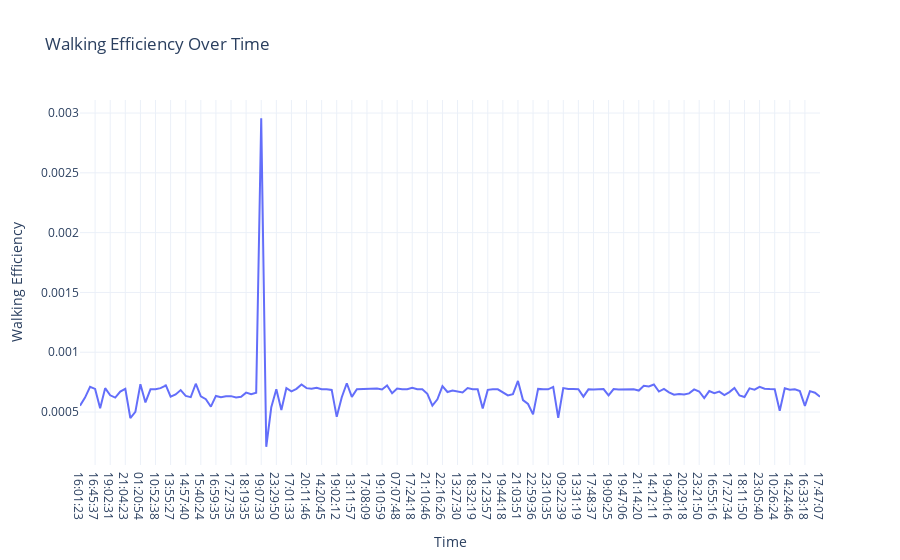

Source (notebook cell):
### Code cell
data["Walking Efficiency"] = data["Distance"] / data["Step Count"]
fig6 = px.line(data, x="Time",y="Walking Efficiency",title="Walking Efficiency Over Time")
fig6.show()

### Figure 1 — Plotly figure (JSON) as saved in the notebook; plotly's stock layout.template omitted (floating-point values rounded to 4 significant figures; data arrays with more than 128 entries replaced by an {"elided": "..."} marker saying what was removed)
{"data": [{"hovertemplate": "Time=%{x}<br>Walking Efficiency=%{y}<extra></extra>", "legendgroup": "", "line": {"color": "#636efa", "dash": "solid"}, "marker": {"symbol": "circle"}, "mode": "lines", "name": "", "orientation": "v", "showlegend": false, "type": "scatter", "x": {"elided": "149 str values"}, "xaxis": "x", "y": {"elided": "149 float values"}, "yaxis": "y"}], "layout": {"legend": {"tracegroupgap": 0}, "title": {"text": "Walking Efficiency Over Time"}, "xaxis": {"anchor": "y", "domain": [0, 1], "title": {"text": "Time"}}, "yaxis": {"anchor": "x", "domain": [0, 1], "title": {"text": "Walking Efficiency"}}}}
